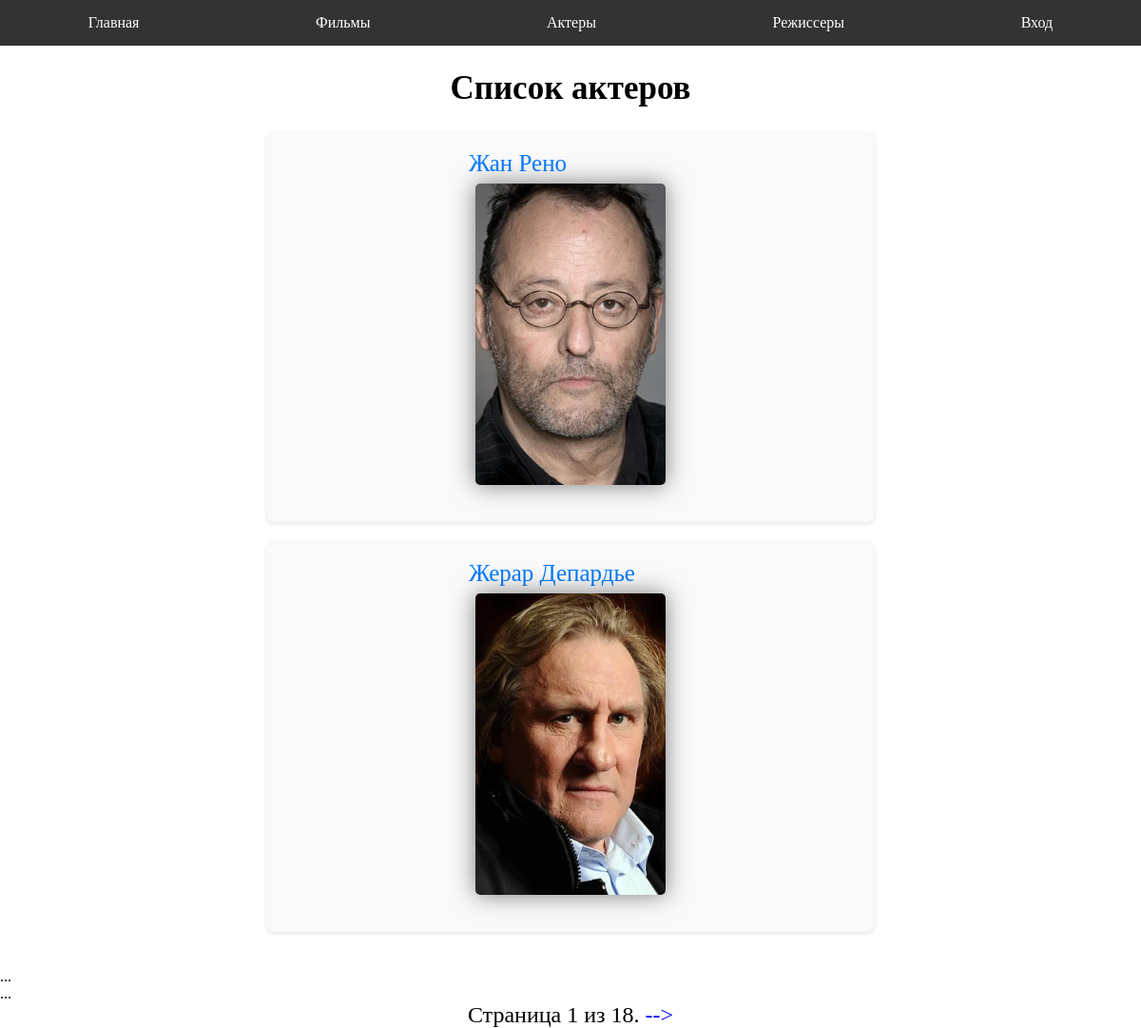
/actor/, run on the app's committed database.
### appkino/models.py (models this page shows, shortened)
class ModelActor(models.Model):
    name = models.CharField(max_length=100, verbose_name='Актер')
    info = models.TextField(verbose_name='Информация', null=True, blank=True)
    photo = models.FileField(blank=True, null=True, verbose_name='Фото', upload_to='fotoActor/')
    def getUrl(self):
        return f'{self.id}/'

### appkino/views.py (the view)
# urls.py: path('actor/', views.actorList.as_view(), name='allactor'),
class actorList(generic.ListView):
    model = ModelActor
    paginate_by = 2

### templates/appkino/modelactor_list.html (shortened to what this page needs)
{% extends 'index.html' %}
{% load static %}
{% block head %}
    <link rel="stylesheet" href="{% static 'css/index.css' %}">
    <link rel="stylesheet" href="{% static 'css/kinolist.css' %}">
    <link rel="stylesheet" href="{% static 'css/personlist.css' %}">
{% endblock %}
{% block content %}
    <h2>Список актеров</h2>
        <ul>
        {% for one in modelactor_list %}
            <div class="card">
            <li>
                <div class="main">
                    <div class="name">
                        <a href="{{ one.getUrl }}">{{ one.name }}</a>
                    </div>
                    <div class="photo">
                      <img src="{% static one.photo %}" alt="" width="200px">
                    </div>
                </div>
            </li>
             </div>
        {% endfor %}
        </ul>
    {% for contact in page_obj %}
    {{ contact.full_name|upper }}<br>
    ...
{% endfor %}
<div class="pagination">
    <span class="step-links">
        <span class="current">
            Страница {{ page_obj.number }} из {{ page_obj.paginator.num_pages }}.
        </span>
        {% if page_obj.has_next %}
            <a href="?page={{ page_obj.next_page_number }}">--></a>
        {% endif %}
    </span>
</div>
{% endblock %}

### appkino/static/css/index.css (style rules this page uses)
* { margin: 0; padding: 0; }

### appkino/static/css/kinolist.css (style rules this page uses)
.card { background-color: #f9f9f9; border-radius: 8px; box-shadow: 0 2px 4px rgba(0, 0, 0, 0.1); padding: 20px; margin-bottom: 20px; }
.card li { list-style: none; margin-bottom: 8px; }
.card a { color: #007bff; text-decoration: none; font-size: 25px; }
h2 { text-align: center; font-size: 35px; margin-top: 25px; margin-bottom: 25px; }

### appkino/static/css/personlist.css (style rules this page uses)
.card { display: flex; flex-direction: column; align-items: center; width: 50%; justify-content: center; margin-left: auto; margin-right: auto; }
.pagination { display: flex; justify-content: center; margin-left: auto; margin-right: auto; font-size: 24px; }
.pagination a { text-decoration: none; }
img { margin: 7px; border-radius: 5px; box-shadow: 0px 0px 25px rgba(0, 0, 0, 0.5); }

### data on the page
ModelActor: name "Жан Рено", photo (picture)
ModelActor: name "Жерар Депардье", photo (picture)

### other printed values
{{ page_obj.number }} "1"
{{ page_obj.paginator.num_pages }} "18"
